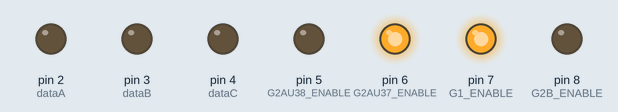
Recording of a sketch running on a simulated Arduino Uno, built with avr-gcc and run on an emulated ATmega328P. Shown: output pins drawn as LEDs (lit = HIGH). Pins used as bus, display or sensor lines are not drawn.

Above: at 2.6 s.
At 6.7 s:
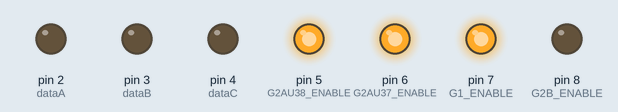
Timing chart, 0 to 10.7 s (numbered marks = the images above):
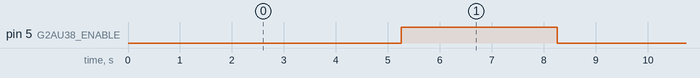

The sketch:

serial_testing.ino
```cpp
const byte dataA = 2;  //pin 1 on CN0/CN1
const byte dataB = 3;  //pin 2 on CN0/CN1
const byte dataC = 4;  //pin 3 on CN0/CN1

const byte G2AU38_ENABLE = 5;   //pin 4 on CN0/CN1
const byte G2AU37_ENABLE = 6;  //pin 5 on CN0/CN1
const byte G1_ENABLE = 7;  //pin 6 on CN0/CN1
const byte G2B_ENABLE = 8;  //pin 7 on CN0/CN1

const byte serialClock = 9;  //pin 8 on CN0/CN1
const byte serialData = 10;  //pin 9 on CN0/CN1

const int pixleLength = 85;  //how many pixles in serial string


void setup() {
  pinMode(dataA, OUTPUT); digitalWrite(dataA, LOW);  //active LOW
  pinMode(dataB, OUTPUT); digitalWrite(dataB, LOW);  //active LOW
  pinMode(dataC, OUTPUT); digitalWrite(dataC, LOW);  //active LOW

  pinMode(G2AU38_ENABLE, OUTPUT); digitalWrite(G2AU38_ENABLE, HIGH);  //active LOW top
  pinMode(G2AU37_ENABLE, OUTPUT); digitalWrite(G2AU37_ENABLE, HIGH);  //active LOW botom
  pinMode(G1_ENABLE, OUTPUT); digitalWrite(G1_ENABLE, HIGH);  //active HIGH
  pinMode(G2B_ENABLE, OUTPUT); digitalWrite(G2B_ENABLE, LOW);  //active LOW

  pinMode(serialData, OUTPUT); digitalWrite(serialData, HIGH);  //active HIGH
  pinMode(serialClock, OUTPUT); digitalWrite(serialClock, LOW);  //rising edge
  clearDisplay();
}

void loop() {
  digitalWrite(G2AU38_ENABLE, LOW);  //active LOW
  for (int i = 0; i < pixleLength; i++) {
    digitalWrite(serialData, HIGH);  //rising edge
    digitalWrite(serialClock, HIGH);  //rising edge
    delayMicroseconds(10);
    digitalWrite(serialClock, LOW);  //rising edge
    delay(50);
  }
  delay(1000);
  clearDisplay();
  delay(3000);
}

void clearDisplay() {
  digitalWrite(G2AU38_ENABLE, HIGH);  //active LOW
  digitalWrite(G2AU37_ENABLE, HIGH);  //active LOW
  digitalWrite(serialData, LOW);  //active HIGH
  digitalWrite(serialClock, LOW);  //active HIGH
  for (int i = 0; i < pixleLength; i++) {
    digitalWrite(serialClock, HIGH);  //rising edge
    delayMicroseconds(10);
    digitalWrite(serialClock, LOW);  //rising edge
    delayMicroseconds(10);
  }
}
```

Measured:
- by itself, pin 5 (G2AU38_ENABLE): alternates HIGH for 3.0 s and LOW for 5.3 s
